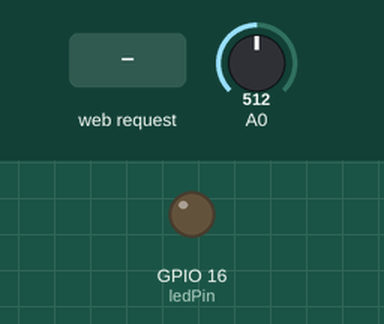
The sketch below on a simulated ESP8266 (NodeMCU). Shown: output pins drawn as LEDs (lit = HIGH). The test bench sets the inputs (shaded band); at power-on: A0 = 512. WiFi joins after 1.5 s; servers stay silent unless stated; what the sketch prints to the serial monitor is not drawn.

Above: at 2.7 s.
2.8 s: HTTP request GET /LED=ON received
At 3.4 s:
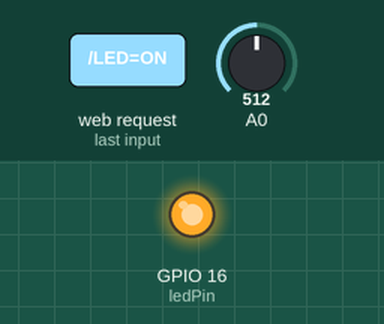
4.3 s: HTTP request GET /LED=OFF received
At 4.6 s:
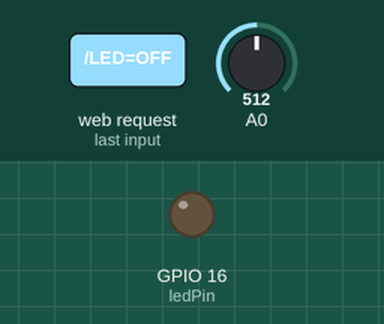
Timing chart, 0 to 7.3 s (numbered marks = the images above; inputs shaded):
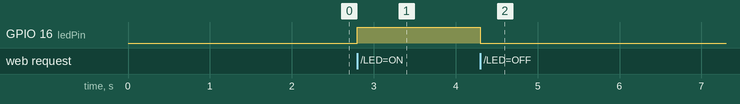

The sketch:

amica-web.ino
```cpp
#include <ESP8266WiFi.h>

const char* ssid = "NETGEAR";
const char* password = "XXX";
int sensorvalue = 0 ;
int ledPin = 16; // GPIO13
int sensorPin = 0; // A0
int sensorTrig = 0;
WiFiServer server(80);

void setup() {
  Serial.begin(9600);
  delay(10);
 pinMode(A0, INPUT);
  pinMode(ledPin, OUTPUT);
  digitalWrite(ledPin, LOW);

  // Connect to WiFi network
  Serial.println();
  Serial.println();
  Serial.print("Connecting to ");
  Serial.println(ssid);

  WiFi.begin(ssid, password);

  while (WiFi.status() != WL_CONNECTED) {
    delay(500);
    Serial.print(".");
  }
  Serial.println("");
  Serial.println("WiFi connected");

  // Start the server
  server.begin();
  Serial.println("Server started");

  // Print the IP address
  Serial.print("Use this URL to connect: ");
  Serial.print("http://");
  Serial.print(WiFi.localIP());
  Serial.println("/");

}

void loop() {
  // Check if a client has connected
  WiFiClient client = server.available();
  if (!client) {
    return;
  }

  // Wait until the client sends some data
  Serial.println("new client");
  while(!client.available()){
    delay(1);
  }

  // Read the first line of the request
  String request = client.readStringUntil('\r');
  Serial.println(request);
  client.flush();

  // Match the request

  int value = LOW;
  if (request.indexOf("/LED=ON") != -1)  {
    digitalWrite(ledPin, HIGH);
    value = HIGH;
  }
  if (request.indexOf("/LED=OFF") != -1)  {
    digitalWrite(ledPin, LOW);
    value = LOW;
  }
    if (request.indexOf("/RESET=ON") != -1)  {
    sensorTrig = 0;
  }

int sensorvalue = analogRead(A0);

// Set ledPin according to the request
//digitalWrite(ledPin, value);

  // Return the response
  client.println("HTTP/1.1 200 OK");
  client.println("Content-Type: text/html");
  client.println(""); //  do not forget this one
  client.println("<!DOCTYPE HTML>");
  client.println("<html>");

  client.print("Led pin is now: ");

  if(value == HIGH) {
    client.print("On");
  } else {
    client.print("Off");
  }
  client.println("<br><br>");
  client.println("<a href=\"/LED=ON\"\"><button>Turn On </button></a>");
  client.println("<a href=\"/LED=OFF\"\"><button>Turn Off </button></a><br />");
  client.println("<a href=\"/RESET=ON\"\"><button>Reset </button></a><br />");
  client.print("sensor value is now: ");
  client.println(sensorvalue);
  client.println("</html>");

  delay(1);
  Serial.println("Client disonnected");
  Serial.println("");

}
```

Measured:
- after the input at 2.8 s, GPIO 16 (ledPin): LOW → HIGH at once
- after the input at 4.3 s, GPIO 16 (ledPin): HIGH → LOW at once
